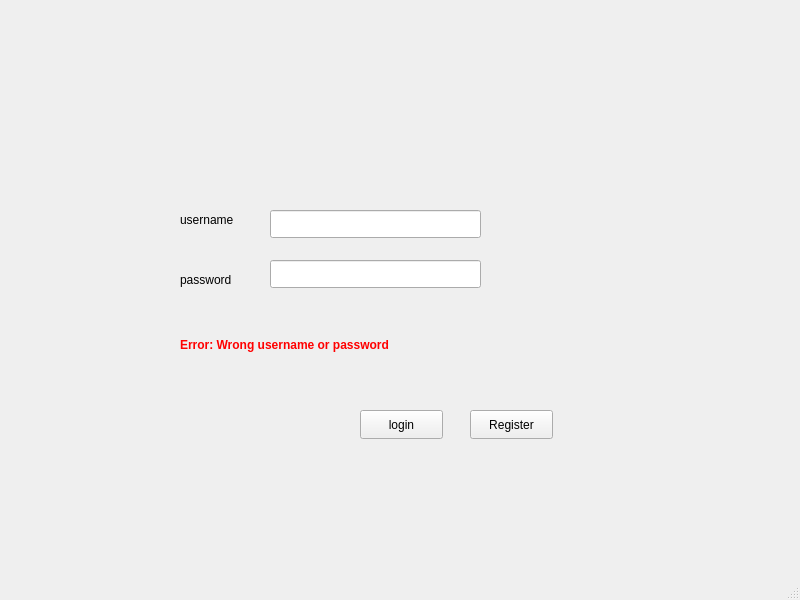
<?xml version="1.0" encoding="UTF-8"?>
<ui version="4.0">
 <class>Login</class>
 <widget class="QMainWindow" name="Login">
  <property name="geometry">
   <rect>
    <x>0</x>
    <y>0</y>
    <width>800</width>
    <height>600</height>
   </rect>
  </property>
  <property name="windowTitle">
   <string>Login</string>
  </property>
  <widget class="QWidget" name="centralwidget">
   <widget class="QLabel" name="label">
    <property name="geometry">
     <rect>
      <x>180</x>
      <y>210</y>
      <width>63</width>
      <height>20</height>
     </rect>
    </property>
    <property name="text">
     <string>username</string>
    </property>
   </widget>
   <widget class="QLabel" name="label_2">
    <property name="geometry">
     <rect>
      <x>180</x>
      <y>270</y>
      <width>63</width>
      <height>20</height>
     </rect>
    </property>
    <property name="text">
     <string>password</string>
    </property>
   </widget>
   <widget class="QLabel" name="label_3">
    <property name="geometry">
     <rect>
      <x>180</x>
      <y>330</y>
      <width>431</width>
      <height>31</height>
     </rect>
    </property>
    <property name="text">
     <string>&lt;html&gt;&lt;head/&gt;&lt;body&gt;&lt;p&gt;&lt;span style=&quot; font-weight:700; color:#ff0000;&quot;&gt;Error: Wrong username or password&lt;/span&gt;&lt;/p&gt;&lt;/body&gt;&lt;/html&gt;</string>
    </property>
   </widget>
   <widget class="QLineEdit" name="lineEdit">
    <property name="geometry">
     <rect>
      <x>270</x>
      <y>210</y>
      <width>211</width>
      <height>28</height>
     </rect>
    </property>
   </widget>
   <widget class="QLineEdit" name="lineEdit_2">
    <property name="geometry">
     <rect>
      <x>270</x>
      <y>260</y>
      <width>211</width>
      <height>28</height>
     </rect>
    </property>
    <property name="echoMode">
     <enum>QLineEdit::Password</enum>
    </property>
   </widget>
   <widget class="QPushButton" name="pushButton">
    <property name="geometry">
     <rect>
      <x>360</x>
      <y>410</y>
      <width>83</width>
      <height>29</height>
     </rect>
    </property>
    <property name="text">
     <string>login</string>
    </property>
   </widget>
   <widget class="QPushButton" name="pushButton_2">
    <property name="geometry">
     <rect>
      <x>470</x>
      <y>410</y>
      <width>83</width>
      <height>29</height>
     </rect>
    </property>
    <property name="text">
     <string>Register</string>
    </property>
   </widget>
  </widget>
  <widget class="QMenuBar" name="menubar">
   <property name="geometry">
    <rect>
     <x>0</x>
     <y>0</y>
     <width>800</width>
     <height>25</height>
    </rect>
   </property>
  </widget>
  <widget class="QStatusBar" name="statusbar"/>
 </widget>
 <resources/>
 <connections/>
</ui>
